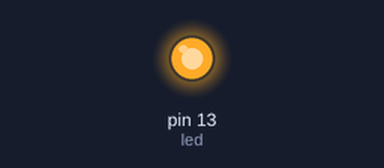
Recording of a sketch running on a simulated Arduino Uno, built with avr-gcc and run on an emulated ATmega328P. Parts: output pins drawn as LEDs (lit = HIGH).

Above: at 2.85 s.
At 6.45 s:
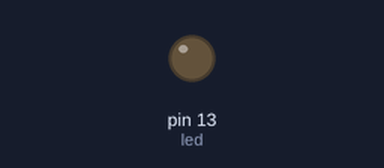
Timing chart, 0 to 7.6 s (numbered marks = the images above):
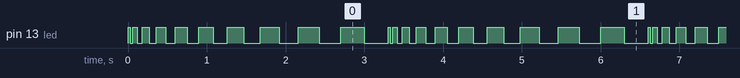

The sketch:

blink_3_1_while_veloce.ino
```cpp
/*
  Blink v4: while loop

 Accensione e spegnimanto di un LED utilizzando un ciclo
 iterativo while per comandare il lampeggio.

 Iterazione modificata da una variabile.
 Introduzione const.

 */

const int led   = 13;   // Il valore non cambia
                        // durante l'esecuzione del programma
const int acceleratore = 30 ;
int tempo ; //

void setup() {
  pinMode(led, OUTPUT);
}

void loop() {
  int iterator = 0;    // Defniamo una variabile per controllare il ciclo iterativo
  while (iterator < 10) {       // Condizione del ciclo
    iterator = iterator + 1 ;   // incrementa l'iteratore

    tempo = acceleratore * iterator ; // Varia il tempo di blink
    brilla(tempo);              // accende e spegne rapidamente il LED
                                // la pausa e' in funzione della variabile iteratore
  }
}

// Funzioni create dall'utente:
void brilla(int velocita) {
  // Accende e spegne il LED accetando un argomento
  // per impostare la velocita'.

  // sequenze di istruzione: accendere e spegnere il LED
  digitalWrite(led, HIGH);       // Mette il PIN del LED in stato acceso)
  delay(velocita);               // Pausa
  digitalWrite(led, LOW);       // Mette il PIN del LED in stato spento
  delay(velocita);              // Pausa
}
```

Measured:
- by itself, pin 13 (led): repeats every 3.3 s: LOW 0.03 s, HIGH 0.06 s, LOW 0.06 s, HIGH 0.09 s, LOW 0.09 s, HIGH 0.12 s, LOW 0.12 s, HIGH 0.15 s, LOW 0.15 s, HIGH 0.18 s, LOW 0.18 s, HIGH 0.21 s, LOW 0.21 s, HIGH 0.24 s, LOW 0.24 s, HIGH 0.27 s, LOW 0.27 s, HIGH 0.30 s, LOW 0.30 s, HIGH 0.03 s
- by itself, everything shown: repeats every 3.3 s, in 18 steps
